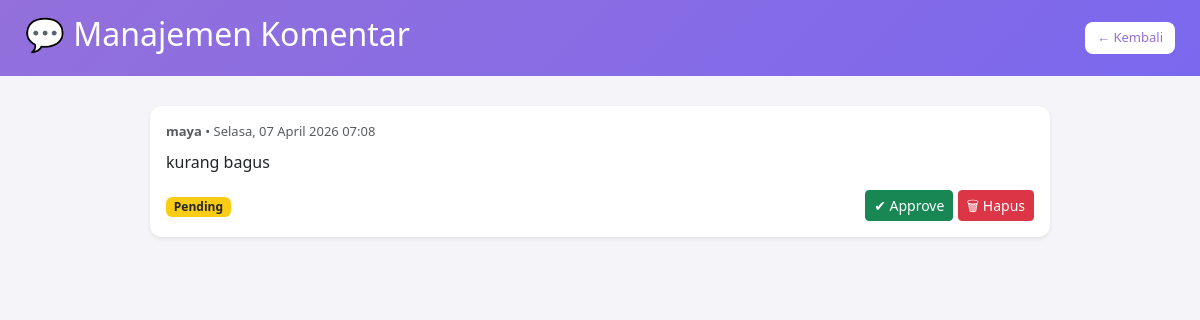
The app's page /admin/komentar/index.php with its own data.
### tables this page shows
CREATE TABLE `komentar` (
  `id_komentar` int(11) NOT NULL,
  `id_artikel` int(11) DEFAULT NULL,
  `nama` varchar(100) DEFAULT NULL,
  `komentar` text DEFAULT NULL,
  `tanggal` datetime DEFAULT NULL,
  `status` varchar(20) DEFAULT 'pending'
);

### admin/komentar/index.php (the view, shortened to what this page needs)
<?php
include "../../config/koneksi.php";
function tanggalIndo($datetime) {
    $hari = ['Minggu','Senin','Selasa','Rabu','Kamis','Jumat','Sabtu'];
    $bulan = ['Januari','Februari','Maret','April','Mei','Juni','Juli','Agustus','September','Oktober','November','Desember'];
    $timestamp = strtotime($datetime);
    return $hari[date('w', $timestamp)] . ", " .
           date('d', $timestamp) . " " .
           $bulan[date('n', $timestamp)-1] . " " .
           date('Y H:i', $timestamp);
}
$query = mysqli_query($koneksi, "SELECT * FROM komentar ORDER BY id_komentar DESC");
?>
<!DOCTYPE html>
<html lang="id">
<head>
    <link href="https://cdn.jsdelivr.net/npm/bootstrap@5.3.0/dist/css/bootstrap.min.css" rel="stylesheet">
</head>
<body>
<div class="header">
    <h2>💬 Manajemen Komentar</h2>
    <a href="../dashboard.php" class="btn-back">← Kembali</a>
</div>
<div class="container-custom">
<?php while ($d = mysqli_fetch_assoc($query)) { ?>
    <div class="card mb-3 shadow-sm">
        <div class="card-body">
            <div class="mb-2 text-muted" style="font-size: 13px;">
                <strong><?= htmlspecialchars($d['nama'] ?? 'Anonim') ?></strong> •
                <?= tanggalIndo($d['tanggal'] ?? '') ?>
            </div>
            <p class="card-text">
                <?= htmlspecialchars($d['komentar']) ?>
            </p>
            <div class="d-flex justify-content-between align-items-center flex-wrap gap-2">
                <div>
                    <?php if ($d['status'] == 'pending') { ?>
                        <span class="badge bg-warning text-dark">Pending</span>
                    <?php } else { ?>
                        <span class="badge bg-success">Approved</span>
                    <?php } ?>
                </div>
                <div>
                    <?php if ($d['status'] == 'pending') { ?>
                        <a href="proses.php?approve=<?= $d['id_komentar'] ?>"
                           class="btn btn-success btn-sm"
                           onclick="return confirm('Setujui komentar ini?')">
                           ✔ Approve
                        </a>
                    <?php } ?>
                    <a href="proses.php?hapus=<?= $d['id_komentar'] ?>"
                       class="btn btn-danger btn-sm"
                       onclick="return confirm('Yakin ingin menghapus komentar ini?')">
                       🗑 Hapus
                    </a>
                </div>
            </div>
        </div>
    </div>
<?php } ?>
</div>
</body>
</html>

### admin/komentar/index.php (style rules this page uses)
body { background: #f4f4f9; font-family: 'Segoe UI', sans-serif; }
.header { background: linear-gradient(135deg, #9370DB, #7B68EE); color: white; padding: 15px 25px; display: flex; justify-content: space-between; align-items: center; }
.btn-back { background: white; color: #9370DB; padding: 6px 12px; border-radius: 8px; text-decoration: none; font-size: 13px; }
.container-custom { max-width: 900px; margin: 30px auto; }
.card { border-radius: 12px; border: none; }
.badge.bg-warning { background-color: #facc15 !important; }

### records on screen
komentar: nama "maya", tanggal "Selasa, 07 April 2026 07:08", komentar "kurang bagus", status "Pending"
